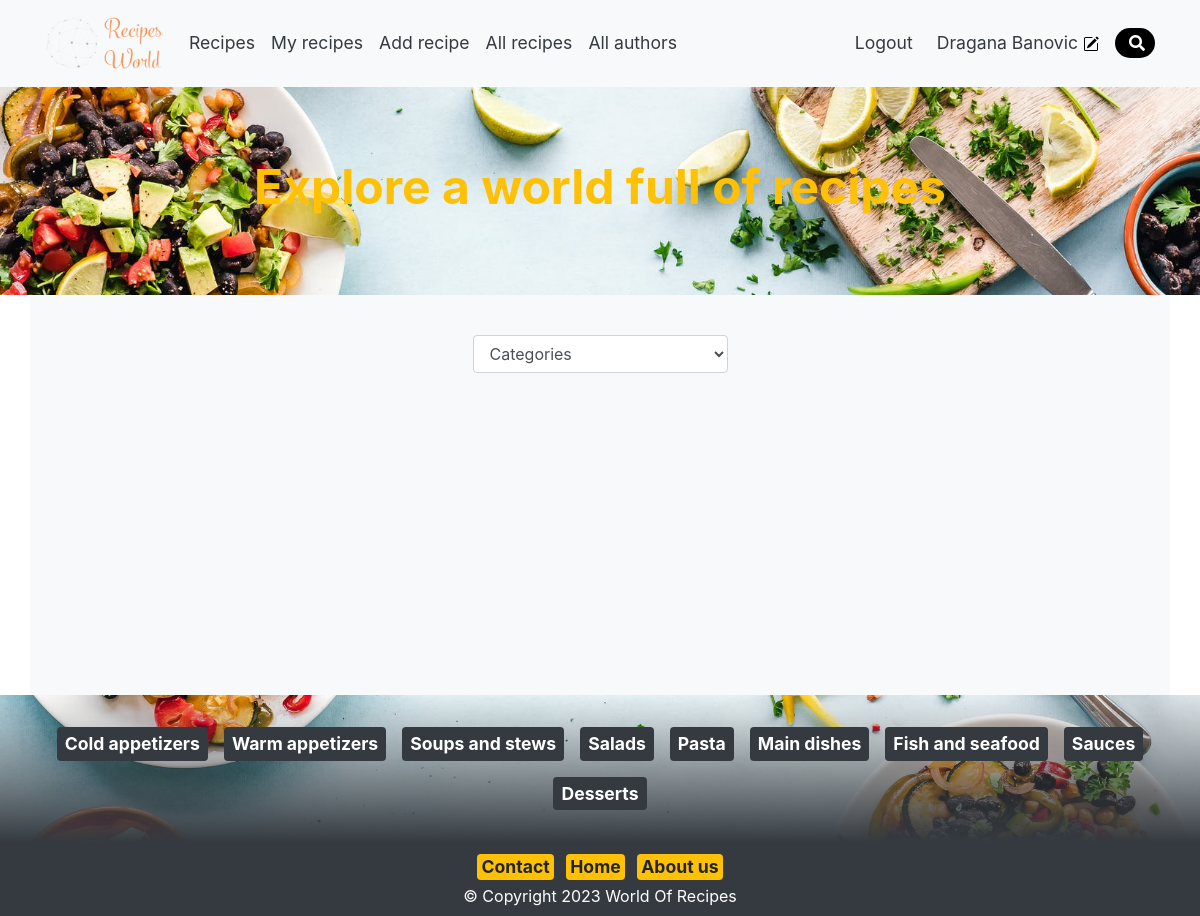
Screenshot of /index.php (signed in) with the database file from the repository.
### tables this page shows
CREATE TABLE `category` (
  `Id` int(11) NOT NULL,
  `CategoryName` varchar(30) NOT NULL
);

### Classes/CategoryClass.php (called while the page is built, shortened)
<?php
class Category
{
    private $connection;
    function __construct()
    {
        include_once "ConnectionClass.php";
        $conn = new Connection();
        $this->connection = $conn->openConnection();
    }
    public function allCategories()
    {
        $sqlQuery="SELECT * FROM `category`";
        $result = mysqli_query($this->connection, $sqlQuery);
        return $result;
    }
}
?>

### Classes/ConnectionClass.php (called while the page is built, shortened)
<?php
class Connection
{
    private $server = "localhost";
    private $username = "root";
    private $password ="";
    private $database = "worldofrecipes";
    public function openConnection()
    {
        $this->connection = mysqli_connect($this->server, $this->username, $this->password, $this->database);
        return $this->connection;
    }
}
?>

### index.php (the view, shortened to what this page needs)
<?php
   include 'Classes/CategoryClass.php';
?>
<!DOCTYPE html>
<html lang="en">
  <head>
    <link rel="stylesheet" href="style/style.css">
    <link rel="stylesheet" type="text/css" href="style/bootstrap.min.css">
  </head>
  <body>
  <?php
  include 'includes/header.php';
  include 'includes/hero.php';
  ?>
    <main class="content bg-light container py-4 min-hight">
      <div class="form-group row d-flex justify-content-center my-3 mt-1">
          <div class="col-md-3">
            <select  class="form-control  justify-content-center"  onchange="location = 'index.php?category='+this.value +'#jump'">
                    <option value="" selected disabled hidden>Categories</option>
              </select>
          </div>
        </div>
    </main>
    <?php include 'includes/footer.php'; ?>
  </body>
</html>

### includes/footer.php (shortened to what this page needs)
<?php
include_once (ROOT . '/Classes/CategoryClass.php');
$kategorijaF = new Category();
?>
<section class="hero-bottom  py-4 d-flex align-items-center ">
      <div class="d-flex container justify-content-center flex-wrap">
        <?php
            $result = $kategorijaF->allCategories();
            while($red=mysqli_fetch_assoc($result)){
            $id = $red['Id'];
            $naziv_kategorije = $red['CategoryName'];
            ?>
            <a href="<?php echo BASE_URL . "/index.php?category=". $id ."#jump"?>" class="badge badge-dark fs-4 m-2 p-2 "><?php echo $naziv_kategorije; ?></a>
            <?php
            }
            ?>
      </div>
    </section>
    <footer class="bg-dark text-white py-2">
      <div class="container text-center">
        <div class="f-flex felx-wrap justify-content-center">
          <a href="<?php echo BASE_URL .  "/contact.php" ?>" class="badge badge-warning fs-4 p-1 m-1">Contact</a>
          <a href="<?php echo BASE_URL .  "/index.php" ?>" class="badge badge-warning fs-4 p-1 m-1">Home</a>
          <a href="<?php echo BASE_URL .  "/about.php" ?>" class="badge badge-warning fs-4 p-1 m-1">About us</a>
        </div>
        <p class="mb-0">&copy; Copyright 2023 World Of Recipes</p>
      </div>
    </footer>

### style/style.css (style rules this page uses)
.min-hight { min-height: 50vh; }
.fs-4 { font-size: 1.1rem !important; }
.hero-bottom { background-image: linear-gradient(rgba(0, 0, 0, 0.0), rgba(52,58,64, 1)), url("../Images/pexels-photo-1640774.jpeg"); background-position: center; background-repeat: no-repeat; background-size: cover; position: relative; }

### rows the page displays
category: CategoryName "Cold appetizers"
category: CategoryName "Warm appetizers"
category: CategoryName "Soups and stews"
category: CategoryName "Salads"
category: CategoryName "Pasta"
category: CategoryName "Main dishes"
category: CategoryName "Fish and seafood"
category: CategoryName "Sauces"
category: CategoryName "Desserts"

### other values shown
$_SESSION["Name"] "Dragana Banovic"
$title "Explore a world full of recipes"
